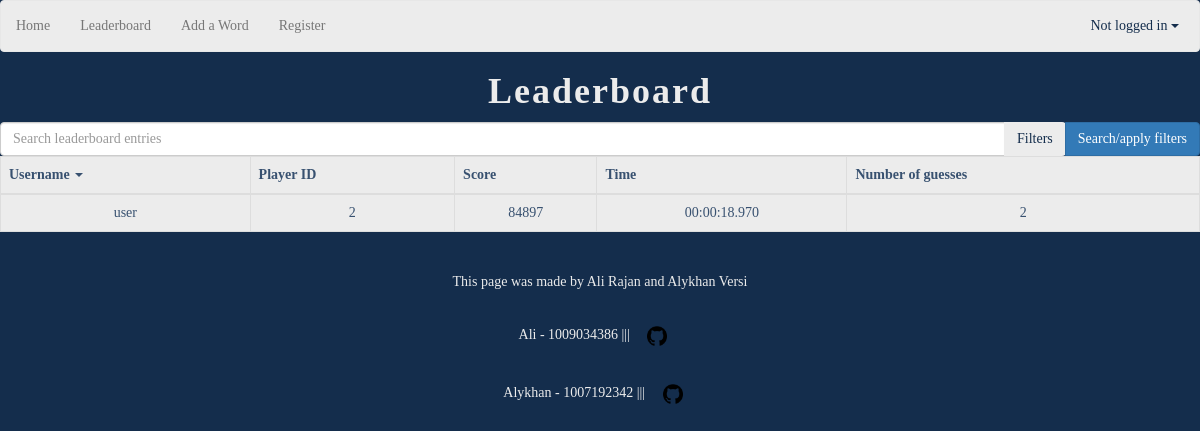
The page /leaderboard on the database as committed earlier.
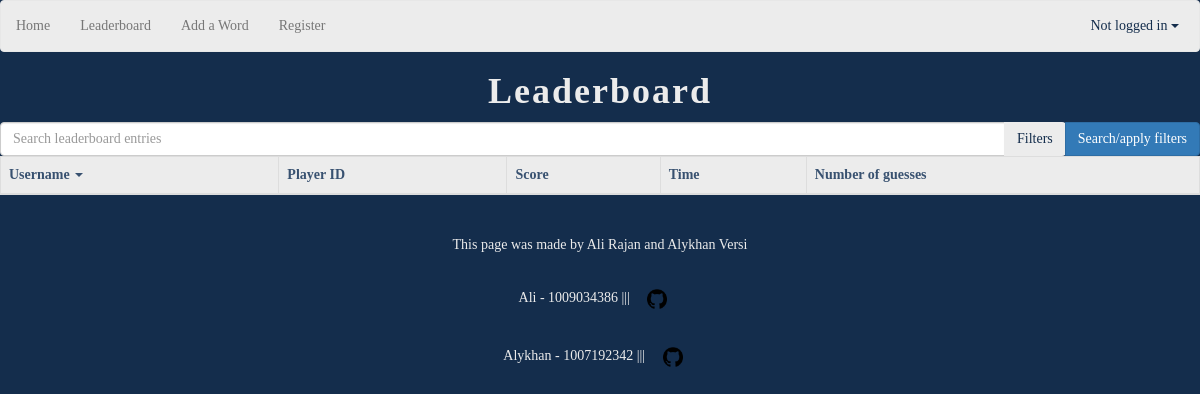
The same page on the database as committed later.
### database_handler.py (models this page shows, shortened)
class Leaderboard(database.Model):
    id = database.Column(database.Integer, primary_key=True, autoincrement=True)
    player_id = database.Column(database.Integer, database.ForeignKey("player.id"), nullable=False)
    score = database.Column(database.Integer, database.CheckConstraint("score >= 0"), nullable=False)
    time = database.Column(database.Text, nullable=False)
    guesses = database.Column(database.Integer, database.CheckConstraint("guesses > 0"), nullable=False)

class Player(database.Model):
    id = database.Column(database.Integer, primary_key=True, autoincrement=True)
    username = database.Column(database.Text, nullable=False)
    password_hash = database.Column(database.Text, nullable=False)

### main.py (the view)
@app.route("/leaderboard")
def leaderboard():
    entries = get_leaderboard_entries()
    return render_template("leaderboard.html", leaderboard_entries=entries, username_text=get_username_text())

### database_handler.py (called while the page is built)
def get_username(player_id: int) -> str:
    player = Player.query.filter_by(id=player_id).first()
    if not player:
        return ""
    return player.username

def get_leaderboard_entries() -> list[Leaderboard]:
    entries = Leaderboard.query.order_by(desc(Leaderboard.score)).all()
    return entries

### main.py (called while the page is built)
@app.template_filter()
def username_filter(player_id: int) -> str:
    return get_username(player_id)

def get_username_text() -> str:
    player_id = session.get("user_id", None)
    if player_id:
        username = get_username(player_id)
    else:
        username = "Not logged in"
    return username

### templates/leaderboard.html (shortened to what this page needs)
{% extends "navigation.html" %}
{% block content %}
    <h1>Leaderboard</h1>
    <form action="/leaderboard/search" method="POST">
        <div class="input-group mb-3">
            <input name="search-text" type="text" class="form-control" placeholder="Search leaderboard entries">
            <div class="input-group-btn">
                <button class="btn btn-outline-secondary dropdown-toggle" type="button" data-toggle="dropdown"
                aria-haspopup="true" aria-expanded="false">Filters</button>
                <button class="btn btn-primary dropdown-toggle" type="submit">Search/apply filters</button>
            </div>
        </div>
    </form>
    <table class="table table-bordered table-hover">
        <thead>
            <tr>
                <th class="th-sm">Username <span class="caret"></span></th>
                <th class="th-sm">Player ID</th>
                <th class="th-sm">Score</th>
                <th class="th-sm">Time</th>
                <th class="th-sm">Number of guesses</th>
            </tr>
        </thead>
        <tbody>
            {% for entry in leaderboard_entries %}
            <tr>
                <td>{{ entry.player_id | username_filter }}</td>
                <td>{{ entry.player_id}}</td>
                <td>{{ entry.score }}</td>
                <td>{{ entry.time }}</td>
                <td>{{ entry.guesses }}</td>
            </tr>
            {% endfor %}
        </tbody>
    </table>
{% endblock %}

### templates/navigation.html (shortened to what this page needs)
<!DOCTYPE html>
<html>
<head>
    <link rel="stylesheet" href="https://maxcdn.bootstrapcdn.com/bootstrap/3.4.1/css/bootstrap.min.css">
    <link rel="stylesheet" href="{{ url_for('static', filename='css/style.css') }}">
</head>
<body>
    <nav class="navbar navbar-default">
        <ul class="nav navbar-nav">
            <li class="nav-item"><a href="{{ url_for('home') }}">Home</a></li>
            <li class="nav-item"><a href="{{ url_for('leaderboard') }}">Leaderboard</a></li>
            <li class="nav-item"><a href="{{ url_for('add_word') }}">Add a Word</a></li>
            <li class="nav-item"><a href="{{ url_for('register') }}">Register</a></li>
        </ul>
        <div class="nav navbar-nav navbar-right" id="logout-dropdown">
            <button class="btn btn-outline-secondary dropdown-toggle" type="button" data-toggle="dropdown"
            aria-haspopup="true" aria-expanded="false">
                {{ username_text }}
                <span class="caret"></span>
            </button>
        </div>
    </nav>
    {% block content %}
    {% endblock %}
    <footer class="text-center text-white fixed-bottom">
        <br>
        <div class="text-center p-3">
            This page was made by Ali Rajan and Alykhan Versi
        </div>
        <br>
        <p class="text-white" >Ali - 1009034386 ||| <a href="https://github.com/ali-rajan"><img
        src="../static/images/githubicon.png" alt="github-icon" id="github-icon"></a></p>
        <p class="text-white" >Alykhan - 1007192342 ||| <a href="https://github.com/alykhan02"><img
        src="../static/images/githubicon.png" alt="github-icon" id="github-icon"></a></p>
    </footer>
</body>

### static/css/style.css (style rules this page uses)
body { font-family: "Georgia", "Century Schoolbook"; text-align: center; color: #ececec; background-color: #142d4c; }
img { margin: 1em; }
.navbar { background-color: #ececec; color: #385170; }
#logout-dropdown { padding-top: 0.55em; margin-right: 0.5em; }
input { color: #142d4c; background-color: #ececec; }
button { color: #142d4c; background-color: #ececec; }
h1 { font-size: 36px; font-weight: bold; letter-spacing: 2px; }
#github-icon { width: 20px; height: 20px; }
.table { background-color: #ececec; color: #385170; }

Rows that differ between the two databases and show on the page:
removed Leaderboard: player_id|username_filter "user", player_id "2", score "84897", time "00:00:18.970", guesses "2"
